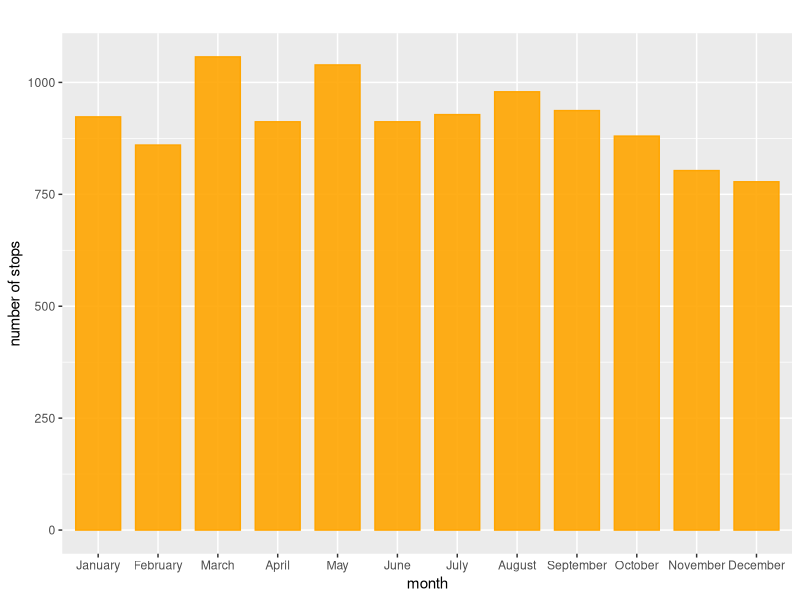
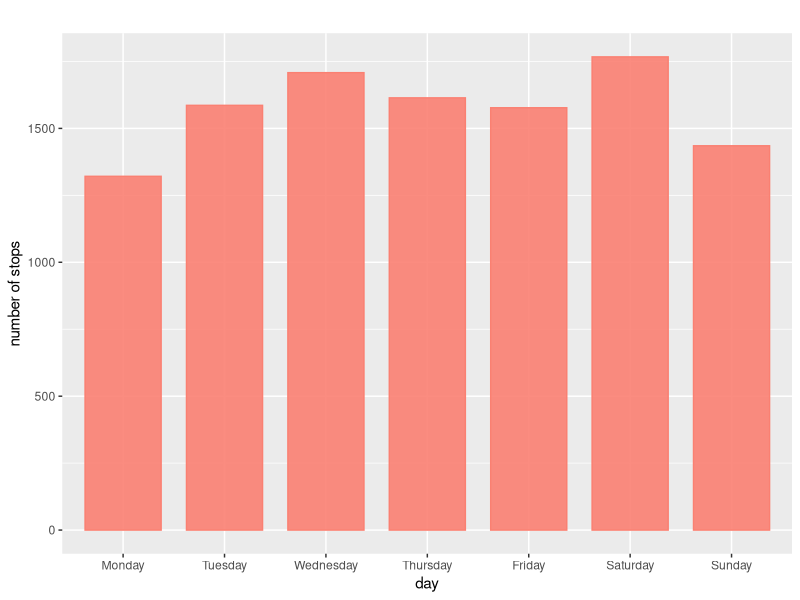
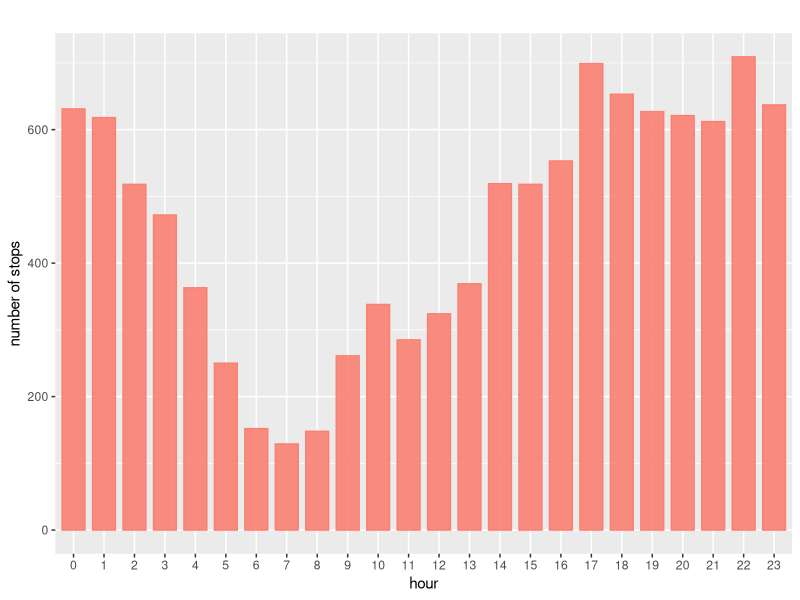
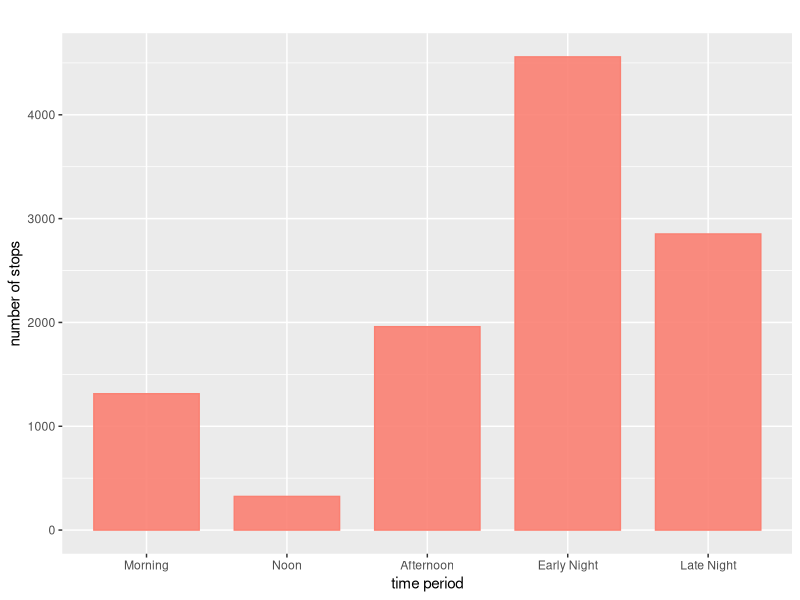
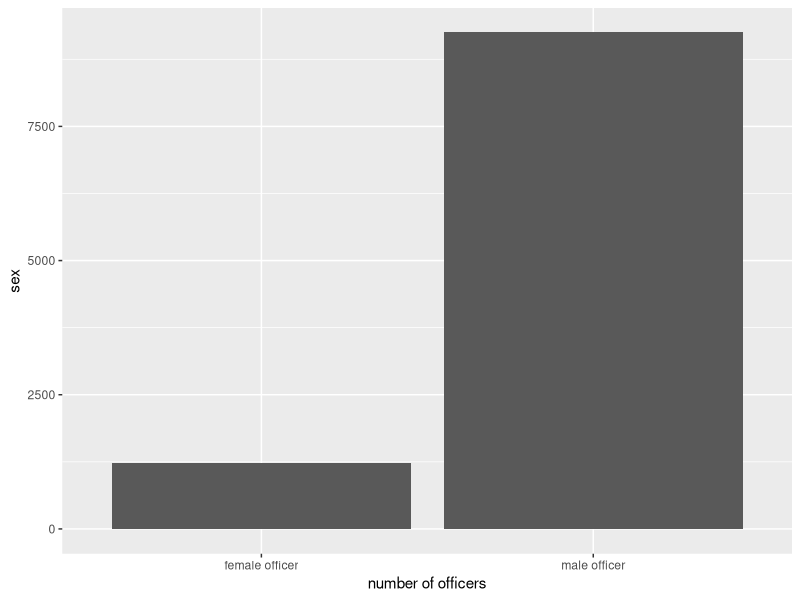
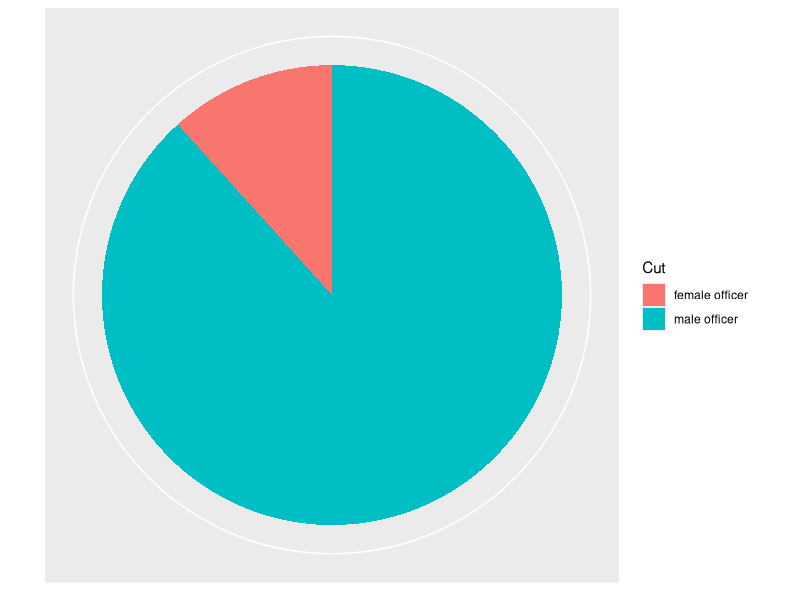
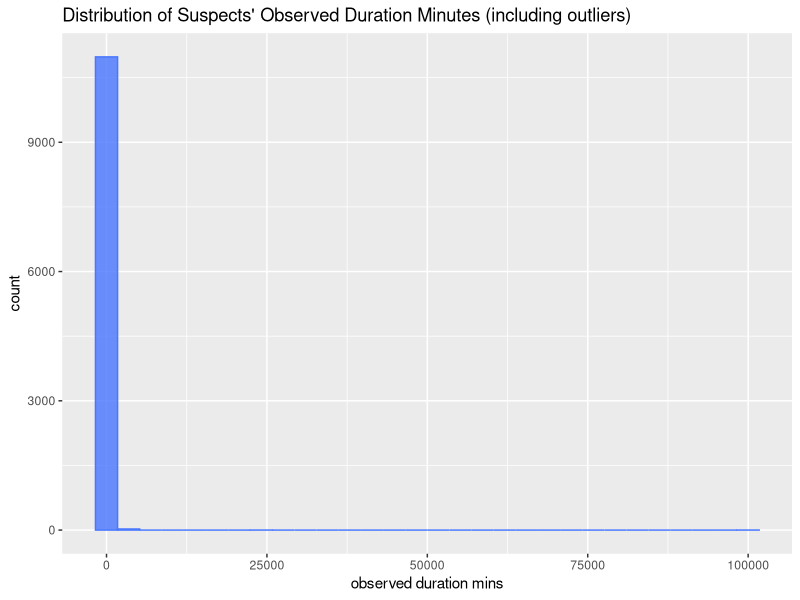
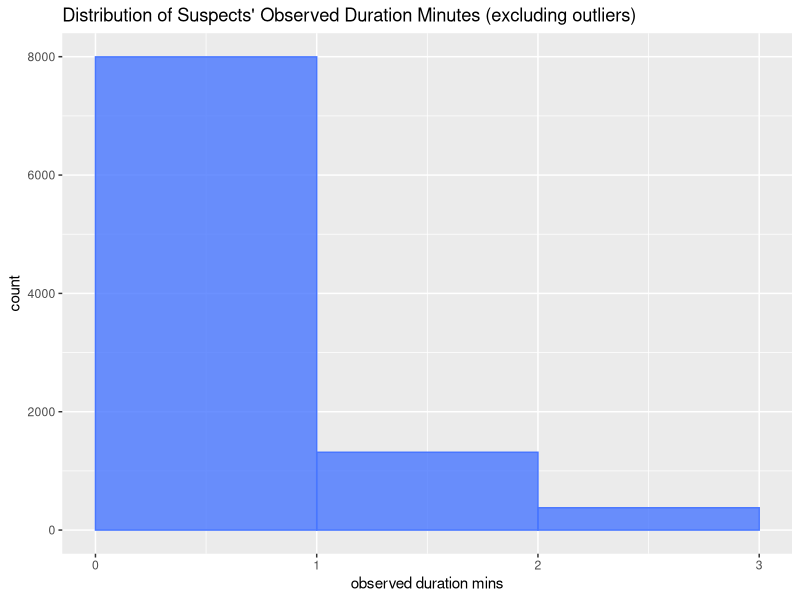

Reproduce these figures in R, in order.
## ---- chunk 1
# load the NYPD dataset and the packages that we will use
NYPD <- read.csv("Data/2018_sqf_database-abbr.csv")
install.packages("tidyverse")
install.packages("dplyr")
library(dplyr)
library(tidyverse)
library(ggplot2)
library(magrittr)
## ---- chunk 2
# The number of stops in each month in the year 2018

# rearrange the months in order, from January to December
reorder_month <- c("January","February","March","April","May","June","July","August","September","October","November","December")
NYPD$MONTH2 = factor(NYPD$MONTH2,levels=reorder_month)
ggplot(NYPD, aes(MONTH2)) + geom_bar(alpha=0.90, colour="orange", fill="orange",width=0.75) + labs(title="", y="number of stops", x="month")
## ---- chunk 3
# The number of stops on each day of the week

# rearrange the days in order, from Monday to Sunday
reorder_day <- c("Monday","Tuesday","Wednesday","Thursday","Friday","Saturday","Sunday")
NYPD$DAY2 = factor(NYPD$DAY2,levels=reorder_day)
ggplot(NYPD, aes(DAY2)) + geom_bar(alpha=0.90, colour="salmon", fill="salmon",width=0.75) + labs(title="", y="number of stops", x="day")
## ---- chunk 4
## Stop.Frisk.Time: the time when ppl are stopped

# Function: rounding(inputNum, totalNum)
rounding <- function(inputNum, totalNum) {
  if(is.na(inputNum)){return(FALSE)}else{
    m <- totalNum/2
    if(inputNum < m){
      # round down
      return(FALSE)
    }else{
      #round up
      return(TRUE)
    }
  }
}

hour<-NYPD$Stop.Frisk.Time
all_hour <- c()
for(i in 1:length(hour)){
  if(hour[i] == "#N/A" || is.na(hour[i]) || hour[i] == "" || hour[i] == FALSE){
    hour[i] <- "NA"
  }else{
    temp <- c(strsplit(hour[i], ":"))
    minBefore <- temp[[1]][[2]]
    hourBefore <- temp[[1]][[1]]
    if (rounding(strtoi(minBefore), 60)){
      hourAfter <- as.character(strtoi(hourBefore)+1)
      if (hourAfter == 24){
        hourAfter <- "0"
      }
    }else{
      hourAfter <- hourBefore
    }
    all_hour <- append(all_hour, hourAfter)
  }
  allH_df <- data.frame(all_hour)
}
reorder_hour <- c("0","1","2","3","4","5","6","7","8","9","10","11","12","13","14","15","16","17","18","19","20","21","22","23","NA")
allH_df$all_hour = factor(allH_df$all_hour,levels=reorder_hour)
ggplot(allH_df, aes(all_hour)) + geom_bar(alpha=0.90, colour="salmon", fill="salmon",width=0.75) + labs(title="", y="number of stops", x="hour")

# Morning: from sunrise to 11:59 AM. Sunrise typically occurs around 6 AM.
# Noon: at 12:00 PM.
# Afternoon: from 12:01 PM to around 5:00 PM.
# Evening: from 5:01 PM to 8 PM, or around sunset.
# Early Night: from sunset 11:59 PM
# Late Night: from 11:59 PM to sunrise around 5:59 AM.
all_period <- c()
for(i in 1:length(allH_df$all_hour)){
  if (allH_df$all_hour[i] == "6" || allH_df$all_hour[i] == "7" || allH_df$all_hour[i] == "8" || allH_df$all_hour[i] == "9" || allH_df$all_hour[i] == "10" || allH_df$all_hour[i] == "11"){
    all_period <- append(all_period, "Morning")
  }else if(allH_df$all_hour[i] == "12"){
    all_period <- append(all_period, "Noon")
  }else if(allH_df$all_hour[i] == "13" || allH_df$all_hour[i] == "14" || allH_df$all_hour[i] == "15" || allH_df$all_hour[i] == "16"){
    all_period <- append(all_period, "Afternoon")
  }else if(allH_df$all_hour[i] == "17" || allH_df$all_hour[i] == "18" || allH_df$all_hour[i] == "19" || allH_df$all_hour[i] == "20" || allH_df$all_hour[i] == "21" || allH_df$all_hour[i] == "22" || allH_df$all_hour[i] == "23"){
    all_period <- append(all_period, "Early Night")
  }else{
    all_period <- append(all_period, "Late Night")
  }
}
allP_df <- data.frame(all_period)
reorder_period <- c("Morning", "Noon", "Afternoon", "Early Night", "Late Night")
allP_df$all_period = factor(allP_df$all_period,levels=reorder_period)
ggplot(allP_df, aes(all_period)) + geom_bar(alpha=0.90, colour="salmon", fill="salmon",width=0.75) + labs(title="", y="number of stops", x="time period")
## ---- chunk 5
## Compare: the number of male police officers(POM) and the number of female police officers(POF)


# create POM and POF dataframes
df_male_officer <- NYPD %>% filter(ISSUING_OFFICER_RANK == "POM")
df_female_officer <- NYPD %>% filter(ISSUING_OFFICER_RANK == "POF")
head(df_male_officer)
head(df_female_officer)

# visualize the difference in numbers: frequency table, bar plot, pie chart
male_female_num <- tibble(
  type = c("male officer", "female officer"),
  freq = c(nrow(df_male_officer), nrow(df_female_officer))
)
knitr::kable(male_female_num)

p <- ggplot(data = male_female_num, mapping = aes(
  x = type, y = freq ))
p + geom_col() +
  labs(x = "number of officers", 
       y = "sex")

p2 <- ggplot(data = male_female_num, mapping = aes(
  x = 1, y = freq, fill = type ))
p2 + geom_col() +
  coord_polar(theta = "y") +
  scale_x_discrete(name = NULL, breaks = NULL) +
  scale_y_discrete(name = NULL, breaks = NULL) +
  labs(fill = "Cut")
## ---- chunk 6
# function: to calculate the bounds of a numeric vector, will be used in the following analysis

bound <- function(x){
  Q1 <- quantile(x, .25)
  Q3 <- quantile(x, .75)
  IQR <- Q3-Q1
  bound <- c(Q1-1.5*IQR, Q3+1.5*IQR)
  return(bound)
}

## ---- chunk 7
### Observed duration minutes.


## Overall analysis first
# Histogram --- all data(not excludes any values)
ggplot(NYPD,aes(OBSERVED_DURATION_MINUTES)) + geom_histogram(colour = "royalblue1", fill = "royalblue1",alpha=0.8) + labs(title="Distribution of Suspects' Observed Duration Minutes (including outliers)", y="count", x="observed duration mins")

# Histogram --- excludes theoretical outliers (use bound() function to calculate and exclude the theoretical outliers)
bound(NYPD$OBSERVED_DURATION_MINUTES)
ggplot(NYPD,aes(OBSERVED_DURATION_MINUTES)) + geom_histogram(breaks=seq(0,3.5,by=1), colour = "royalblue1", fill = "royalblue1",alpha=0.8) + labs(title="Distribution of Suspects' Observed Duration Minutes (excluding outliers)", y="count", x="observed duration mins")

# Histogram --- excludes large numbers (since the distribution of Odm is too right-skewed, which makes the upper bound (3.5) calculated by bound() pretty small; so we decide to set another upper bound (35) based on the distribution that we observe from the table to look at more complete data)
table(NYPD$OBSERVED_DURATION_MINUTES)
ggplot(NYPD,aes(OBSERVED_DURATION_MINUTES)) + geom_histogram(breaks=seq(0,35,by=1), colour = "royalblue1", fill = "royalblue1",alpha=0.8) + labs(title="Distribution of Suspects' Observed Duration Minutes (excluding large numbers)", y="count", x="observed duration mins")


# Observe time: male officers VS female officers(excludes large numbers)
df_pom_pof <- NYPD[NYPD$ISSUING_OFFICER_RANK == "POM" | NYPD$ISSUING_OFFICER_RANK == "POF",]
ggplot(df_pom_pof, aes(x = ISSUING_OFFICER_RANK, y = OBSERVED_DURATION_MINUTES)) + geom_boxplot() + coord_cartesian(ylim=c(0, 35))

# Observe time: male officers VS female officers (excludes theoretical outliers)
ggplot(df_pom_pof, aes(x = ISSUING_OFFICER_RANK, y = OBSERVED_DURATION_MINUTES)) + geom_boxplot() + coord_cartesian(ylim=c(0, 3.5))




### Stop duration minutes.


## Overall analysis first
# Histogram --- all data(not excludes any values)
ggplot(NYPD,aes(STOP_DURATION_MINUTES)) + geom_histogram(colour = "royalblue3", fill = "royalblue3",alpha=0.8) + labs(title="Distribution of Suspects' Stopped Duration Minutes (including outliers)", y="count", x="stop duration mins") 

# Histogram --- excludes theoretical outliers (use bound() function to calculate and exclude the theoretical outliers)
bound(NYPD$STOP_DURATION_MINUTES)
ggplot(NYPD,aes(STOP_DURATION_MINUTES)) + geom_histogram(breaks=seq(0,30,by=1), colour = "royalblue1", fill = "royalblue1",alpha=0.8) + labs(title="Distribution of Suspects' Stopped Duration Minutes (excluding outliers)", y="count", x="stop duration mins")

# Histogram --- excludes large numbers (since the distribution of Sdm is too right-skewed, which makes the upper bound (30) calculated by bound() small; so we decide to set another upper bound (50) based on the distribution that we observe from the table to look at more complete data)
table(NYPD$STOP_DURATION_MINUTES)
ggplot(NYPD,aes(STOP_DURATION_MINUTES)) + geom_histogram(breaks=seq(0,50,by=1), colour = "royalblue3", fill = "royalblue3",alpha=0.8) + labs(title="Distribution of Suspects' Stopped Duration Minutes (excluding large numbers)", y="count", x="stop duration mins") 



# Stop time: male officers VS female officers(excludes large numbers)
df_pom_pof <- NYPD[NYPD$ISSUING_OFFICER_RANK == "POM" | NYPD$ISSUING_OFFICER_RANK == "POF",]
ggplot(df_pom_pof, aes(x = ISSUING_OFFICER_RANK, y = STOP_DURATION_MINUTES)) + geom_boxplot() + coord_cartesian(ylim=c(0, 50))

# Observe time: male officers VS female officers (excludes theoretical outliers)
ggplot(df_pom_pof, aes(x = ISSUING_OFFICER_RANK, y = STOP_DURATION_MINUTES)) + geom_boxplot() + coord_cartesian(ylim=c(0, 30))




## Relation between Observed Duration Minutes and Stop Duration Minutes 

# all data(Not excludes any values)
ggplot(NYPD, aes(OBSERVED_DURATION_MINUTES, STOP_DURATION_MINUTES)) + geom_point() + labs(title="The Relation between Observed Time and Stop Time", subtitle="(with all data)", y="stop duration mins", x="observed duration mins")


# excludes large numbers
ggplot(NYPD, aes(OBSERVED_DURATION_MINUTES, STOP_DURATION_MINUTES)) + geom_point() + coord_cartesian(xlim=c(0, 35), ylim=c(0, 50)) + labs(title="The Relation between Observed Time and Stop Time", subtitle="(excluding large numbers)", y="stop duration mins", x="observed duration mins")


# excludes theoretical outliers
ggplot(NYPD, aes(OBSERVED_DURATION_MINUTES, STOP_DURATION_MINUTES)) + geom_point() + coord_cartesian(xlim=c(0, 3.5), ylim=c(0, 30)) + labs(title="The Relation between Observed Time and Stop Time", subtitle="(excluding outliers)", y="stop duration mins", x="observed duration mins")


## ---- chunk 8
### Suspected crime description.
unique(NYPD$SUSPECTED_CRIME_DESCRIPTION)

## since there are too many types of crimes, we divide them into 4 main categories:
# THEFT: "GRAND LARCENY AUTO", "BURGLARY", "CPSP(criminal possession of stolen property)", "GRAND LARCENY", "PETIT LARCENY", "ROBBERY", "THEFT OF SERVICES", "UNAUTHORIZED USE OF A VEHICLE";
# ATTACK AND DAMAGE: "AUTO STRIPPIG", "ASSAULT", "CRIMINAL TRESPASS", "FORCIBLE TOUCHING", "MENACING", "MURDER", "RECKLESS ENDANGERMENT", "PROSTITUTION", "RAPE";
# POSSESSION, SALE OF PROHIBITED ITMES: "CPW(criminal possession of a weapon)", "CRIMINAL POSSESSION OF CONTROLLED SUBSTANCE", "CRIMINAL POSSESSION OF FORGED INSTRUMENT", "CRIMINAL POSSESSION OF MARIHUANA", "CRIMINAL SALE OF CONTROLLED SUBSTANCE", "CRIMINAL SALE OF MARIHUANA";
# Others: "CRIMINAL MISCHIEF", "MAKING GRAFFITI", "TERRORISM", "OTHER";

NYPD$CRIME_CATEGORIZATION <- vector(mode='character', length(NYPD$SUSPECTED_CRIME_DESCRIPTION))
for(i in seq_along(NYPD$SUSPECTED_CRIME_DESCRIPTION)){
  if(NYPD$SUSPECTED_CRIME_DESCRIPTION[i] == "GRAND LARCENY AUTO" | NYPD$SUSPECTED_CRIME_DESCRIPTION[i] == "BURGLARY" | NYPD$SUSPECTED_CRIME_DESCRIPTION[i] == "CPSP" | NYPD$SUSPECTED_CRIME_DESCRIPTION[i] == "GRAND LARCENY" | NYPD$SUSPECTED_CRIME_DESCRIPTION[i] == "PETIT LARCENY" | NYPD$SUSPECTED_CRIME_DESCRIPTION[i] == "ROBBERY" | NYPD$SUSPECTED_CRIME_DESCRIPTION[i] == "THEFT OF SERVICES" | NYPD$SUSPECTED_CRIME_DESCRIPTION[i] == "UNAUTHORIZED USE OF A VEHICLE" ){
    NYPD$CRIME_CATEGORIZATION[i] <- "Theft"
    }else if (NYPD$SUSPECTED_CRIME_DESCRIPTION[i] == "AUTO STRIPPIG" | NYPD$SUSPECTED_CRIME_DESCRIPTION[i] == "ASSAULT" | NYPD$SUSPECTED_CRIME_DESCRIPTION[i] == "CRIMINAL TRESPASS" | NYPD$SUSPECTED_CRIME_DESCRIPTION[i] == "FORCIBLE TOUCHING" | NYPD$SUSPECTED_CRIME_DESCRIPTION[i] == "MENACING" | NYPD$SUSPECTED_CRIME_DESCRIPTION[i] == "MURDER" | NYPD$SUSPECTED_CRIME_DESCRIPTION[i] == "RECKLESS ENDANGERMENT" | NYPD$SUSPECTED_CRIME_DESCRIPTION[i] == "PROSTITUTION" | NYPD$SUSPECTED_CRIME_DESCRIPTION[i] == "RAPE" ) {
      NYPD$CRIME_CATEGORIZATION[i] <- "Attack and Damage"
    }else if (NYPD$SUSPECTED_CRIME_DESCRIPTION[i] == "CPW" | NYPD$SUSPECTED_CRIME_DESCRIPTION[i] == "CRIMINAL POSSESSION OF CONTROLLED SUBSTANCE" | NYPD$SUSPECTED_CRIME_DESCRIPTION[i] == "CRIMINAL POSSESSION OF FORGED INSTRUMENT" | NYPD$SUSPECTED_CRIME_DESCRIPTION[i] == "CRIMINAL POSSESSION OF MARIHUANA" | NYPD$SUSPECTED_CRIME_DESCRIPTION[i] == "CRIMINAL SALE OF CONTROLLED SUBSTANCE" | NYPD$SUSPECTED_CRIME_DESCRIPTION[i] == "CRIMINAL SALE OF MARIHUANA"){
        NYPD$CRIME_CATEGORIZATION[i] <- "Possession,Sale of Prohibited Items"
      }
        
        else{
        NYPD$CRIME_CATEGORIZATION[i] <- "Others"
      }
  
}

ggplot(NYPD, aes(CRIME_CATEGORIZATION)) + geom_bar(alpha=0.90, colour="red4", fill="red4",width=0.5) + labs(title= "Different Types of Crimes Suspected", y="count", x="types of crimes suspected")


## And then we make 4 separate bar plots -- 1 for each category, showing the distribution of the different crime descriptions inside each category


# Theft:
df_theft <- NYPD[NYPD$CRIME_CATEGORIZATION == "Theft",]
sum_theft <- NYPD %>% filter(CRIME_CATEGORIZATION == "Theft") %>% nrow()
print(paste("sum of theft: ",sum_theft))

ggplot(df_theft, aes(SUSPECTED_CRIME_DESCRIPTION)) + geom_bar(alpha=0.90, colour="red4", fill="red4",width=0.5) + labs(title= "Theft Suspected", y="count", x="types of theft suspected") + theme(axis.text.x=element_text(size=4.1))


# Attack and Damage:
df_att_dam <- NYPD[NYPD$CRIME_CATEGORIZATION == "Attack and Damage",]
sum_att_dam <- NYPD %>% filter(CRIME_CATEGORIZATION == "Attack and Damage") %>% nrow()
print(paste("sum of attack and damage: ",sum_att_dam))

ggplot(df_att_dam, aes(SUSPECTED_CRIME_DESCRIPTION)) + geom_bar(alpha=0.90, colour="red4", fill="red4",width=0.5) + labs(title= "Attack and Damage Suspected", y="count", x="types of attack and damage suspected") + theme(axis.text.x=element_text(size=4.5))


# Possession, Sale of Prohibited Items:
df_proh_items <- NYPD[NYPD$CRIME_CATEGORIZATION == "Possession,Sale of Prohibited Items",]
sum_prob_items <- NYPD %>% filter(CRIME_CATEGORIZATION == "Possession,Sale of Prohibited Items") %>% nrow()
print(paste("sum of possession,sale of prohibited items: ",sum_prob_items))

ggplot(df_proh_items, aes(SUSPECTED_CRIME_DESCRIPTION)) + geom_bar(alpha=0.90, colour="red4", fill="red4",width=0.5) + labs(title= "Possession,Sale of Prohibited Items Suspected", y="count", x="types of possesion,sale of prohibited items suspected") + theme(axis.text.x=element_text(size=3))


# Others:
df_others <- NYPD[NYPD$CRIME_CATEGORIZATION == "Others",]
sum_others <- NYPD %>% filter(CRIME_CATEGORIZATION == "Others") %>% nrow()
print(paste("sum of other crimes: ",sum_others))

ggplot(df_others, aes(SUSPECTED_CRIME_DESCRIPTION)) + geom_bar(alpha=0.90, colour="red4", fill="red4",width=0.5) + labs(title= "Other Crimes Suspected", y="count", x="types of crimes")
## ---- chunk 9
## Frisk Flag and Search Flag.
## "Search is more intensive than frisk. Frisk is to pat down the suspects to see whether they have weapons, while search is to probe for more evidence, other than weapons."


# Overall probabilities of frisked and searched
probability_frisk <- NYPD %>% select(FRISKED_FLAG) %>% unlist() %>% mean()
print(probability_frisk)
probability_search <- NYPD %>% select(SEARCHED_FLAG) %>% unlist() %>% mean()
print(probability_search)



# We divide it into 4 categories: both frisked and searched, only frisked, only searched, neither frisked nor searched
# Each suspect can be both frisked and searched

NYPD$FRISK_AND_SEARCH <- vector(mode='character', length(NYPD$FRISKED_FLAG))
for(i in seq_along(NYPD$FRISK_AND_SEARCH)){
  if(NYPD$FRISKED_FLAG[i] == "1" & NYPD$SEARCHED_FLAG[i] == "1"){
    NYPD$FRISK_AND_SEARCH[i] <- "Frisked and Searched"
    }else if (NYPD$FRISKED_FLAG[i] == "1" & NYPD$SEARCHED_FLAG[i] == "0") {
      NYPD$FRISK_AND_SEARCH[i] <- "Only Frisked"
      }else if (NYPD$FRISKED_FLAG[i] == "0" & NYPD$SEARCHED_FLAG[i] == "1") {
        NYPD$FRISK_AND_SEARCH[i] <- "Only Searched"
      }else{
        NYPD$FRISK_AND_SEARCH[i] <- "Neither Frisked Nor Searched"
      }
  
}

table(NYPD$FRISK_AND_SEARCH)
ggplot(NYPD, aes(FRISK_AND_SEARCH)) + geom_bar(alpha=0.90, colour="mediumpurple3", fill="mediumpurple3",width=0.5) + labs(title= "The Number of Suspects Frisked or Searched", y="count", x="Frisked and Searched")



# Observed time: only frisked VS only searched VS both VS none(excludes large numbers)
ggplot(NYPD, aes(x = FRISK_AND_SEARCH, y = OBSERVED_DURATION_MINUTES)) + geom_boxplot() + coord_cartesian(ylim=c(0, 35))

# Observed time: only frisked VS only searched VS both VS none (excludes theoretical outliers)
bound(NYPD$OBSERVED_DURATION_MINUTES)
ggplot(NYPD, aes(x = FRISK_AND_SEARCH, y = OBSERVED_DURATION_MINUTES)) + geom_boxplot() + coord_cartesian(ylim=c(0, 3.5))


# Stop time: only frisked VS only searched VS both VS none (excludes large numbers)
ggplot(NYPD, aes(x = FRISK_AND_SEARCH, y = STOP_DURATION_MINUTES)) + geom_boxplot() + coord_cartesian(ylim=c(0, 50))

# Stop time: only frisked VS only searched VS both VS none (excludes theoretical outliers)
bound(NYPD$STOP_DURATION_MINUTES)
ggplot(NYPD, aes(x = FRISK_AND_SEARCH, y = STOP_DURATION_MINUTES)) + geom_boxplot() + coord_cartesian(ylim=c(0, 30))


## ---- chunk 10
# Whether police officers are in uniform when stopping suspects.
NYPD[NYPD$OFFICER_IN_UNIFORM_FLAG==0,"OFFICER_IN_UNIFORM_FLAG"] <- "not wearing uniform"
NYPD[NYPD$OFFICER_IN_UNIFORM_FLAG==1,"OFFICER_IN_UNIFORM_FLAG"] <- "wearing uniform"
table(NYPD$OFFICER_IN_UNIFORM_FLAG)
ggplot(NYPD, aes(OFFICER_IN_UNIFORM_FLAG)) + geom_bar(alpha=0.90, colour="royalblue1", fill="royalblue1",width=0.75) + labs(title="", y="number of officers", x="officer in uniform")

## ---- chunk 11
## Suspects Arrested (implies accuracy of stops) $ Accuracy in relation to different factors(sex, race,etc.)

# the number of suspects finally arrested and not arrested
NYPD[NYPD$SUSPECT_ARRESTED_FLAG==0,"SUSPECT_ARRESTED_FLAG"] <- "suspect not arrested"
NYPD[NYPD$SUSPECT_ARRESTED_FLAG==1,"SUSPECT_ARRESTED_FLAG"] <- "suspect arrested"
table(NYPD$SUSPECT_ARRESTED_FLAG)
ggplot(NYPD, aes(SUSPECT_ARRESTED_FLAG)) + geom_bar(alpha=0.90, colour="royalblue1", fill="royalblue1",width=0.75) + labs(title="", y="number of stops", x="number os arrests")

# accuracy of overall stops
overall_a_acc <- 3115/11018
print(overall_a_acc)


## male officers' accuracy vs female officers' accuracy
df_male_officer[df_male_officer$SUSPECT_ARRESTED_FLAG==0,"SUSPECT_ARRESTED_FLAG"] <- "male_suspect not arrested"
df_male_officer[df_male_officer$SUSPECT_ARRESTED_FLAG==1,"SUSPECT_ARRESTED_FLAG"] <- "male_suspect arrested"
table(df_male_officer$SUSPECT_ARRESTED_FLAG)
df_female_officer[df_female_officer$SUSPECT_ARRESTED_FLAG==0,"SUSPECT_ARRESTED_FLAG"] <- "female_suspect not arrested"
df_female_officer[df_female_officer$SUSPECT_ARRESTED_FLAG==1,"SUSPECT_ARRESTED_FLAG"] <- "female_suspect arrested"
table(df_female_officer$SUSPECT_ARRESTED_FLAG)
male_a_acc <- 2639/(2639+6612)
print(male_a_acc)
female_a_acc <- 321/(321+904)
print(female_a_acc)


## Observed time in relation to Accuracy
# scatter plot: observed time VS accuracy
ggplot(data=NYPD) + geom_point(mapping = aes(x = OBSERVED_DURATION_MINUTES, y = SUSPECT_ARRESTED_FLAG))
# excludes large numbers
ggplot(data=NYPD) + geom_point(mapping = aes(x = OBSERVED_DURATION_MINUTES, y = SUSPECT_ARRESTED_FLAG)) + coord_cartesian(xlim=c(0, 35))
# excludes theoretical outliers
bound(NYPD$OBSERVED_DURATION_MINUTES)
ggplot(data=NYPD) + geom_point(mapping = aes(x = OBSERVED_DURATION_MINUTES, y = SUSPECT_ARRESTED_FLAG)) + coord_cartesian(xlim=c(0, 3.5))


## Stop time in relation to Accuracy
# scatter plot: stop time VS accuracy
ggplot(data=NYPD) + geom_point(mapping = aes(x = STOP_DURATION_MINUTES, y = SUSPECT_ARRESTED_FLAG))
# excludes large numbers
ggplot(data=NYPD) + geom_point(mapping = aes(x = STOP_DURATION_MINUTES, y = SUSPECT_ARRESTED_FLAG)) + coord_cartesian(xlim=c(0, 50))
# excludes theoretical outliers
bound(NYPD$STOP_DURATION_MINUTES)
ggplot(data=NYPD) + geom_point(mapping = aes(x = OBSERVED_DURATION_MINUTES, y = SUSPECT_ARRESTED_FLAG)) + coord_cartesian(xlim=c(0, 30))


## Suspects' Ages in relation to Accuracy
# scatter plot: age VS accuracy
# excludes 0s
ggplot(data=NYPD) + geom_point(mapping = aes(x = SUSPECT_REPORTED_AGE, y = SUSPECT_ARRESTED_FLAG)) + coord_cartesian(xlim=c(1, 90))
# excludes theoretical outliers
bound(NYPD$SUSPECT_REPORTED_AGE)
ggplot(data=NYPD) + geom_point(mapping = aes(x = SUSPECT_REPORTED_AGE, y = SUSPECT_ARRESTED_FLAG)) + coord_cartesian(xlim=c(1, 61))


## Suspects' Sex in relation to Accuracy
# create dataframes on SUSPECT_SEX
df_male_suspect <- NYPD[NYPD$SUSPECT_SEX == "MALE",]
df_female_suspect <- NYPD[NYPD$SUSPECT_SEX == "FEMALE",]
head(df_male_suspect)
head(df_female_suspect)

# accuracy on SUSPECT_SEX
df_male_suspect[df_male_suspect$SUSPECT_ARRESTED_FLAG==0,"SUSPECT_ARRESTED_FLAG"] <- "male_suspect not arrested"
df_male_suspect[df_male_suspect$SUSPECT_ARRESTED_FLAG==1,"SUSPECT_ARRESTED_FLAG"] <- "male_suspect arrested"
table(df_male_suspect$SUSPECT_ARRESTED_FLAG)
df_female_suspect[df_female_suspect$SUSPECT_ARRESTED_FLAG==0,"SUSPECT_ARRESTED_FLAG"] <- "female_suspect not arrested"
df_female_suspect[df_female_suspect$SUSPECT_ARRESTED_FLAG==1,"SUSPECT_ARRESTED_FLAG"] <- "female_suspect arrested"
table(df_female_suspect$SUSPECT_ARRESTED_FLAG)
male_a_s_acc <- 2786/(2786+7139)
print(male_a_s_acc)
female_a_s_acc <- 311/(311+703)
print(female_a_s_acc)


## Suspects' Race in relation to Accuracy
# create dataframes on SUSPECT_RACE_DESCRIPTION
df_AIAN_suspect <- NYPD[NYPD$SUSPECT_RACE_DESCRIPTION == "AMERICAN INDIAN/ALASKAN NATIVE",]
df_WH_suspect <- NYPD[NYPD$SUSPECT_RACE_DESCRIPTION == "WHITE HISPANIC",]
df_BH_suspect <- NYPD[NYPD$SUSPECT_RACE_DESCRIPTION == "BLACK HISPANIC",]
df_API_suspect <- NYPD[NYPD$SUSPECT_RACE_DESCRIPTION == "ASIAN / PACIFIC ISLANDER",]
df_W_suspect <- NYPD[NYPD$SUSPECT_RACE_DESCRIPTION == "WHITE",]
df_B_suspect <- NYPD[NYPD$SUSPECT_RACE_DESCRIPTION == "BLACK",]
df_0_suspect <- NYPD[NYPD$SUSPECT_RACE_DESCRIPTION == "0",]
head(df_AIAN_suspect)
head(df_WH_suspect)
head(df_BH_suspect)
head(df_API_suspect)
head(df_W_suspect)
head(df_B_suspect)
head(df_0_suspect)

# accuracy on SUSPECT_RACE_DESCRIPTION
df_AIAN_suspect[df_AIAN_suspect$SUSPECT_ARRESTED_FLAG==0,"SUSPECT_ARRESTED_FLAG"] <- "aian_suspect not arrested"
df_AIAN_suspect[df_AIAN_suspect$SUSPECT_ARRESTED_FLAG==1,"SUSPECT_ARRESTED_FLAG"] <- "aian_suspect arrested"
table(df_AIAN_suspect$SUSPECT_ARRESTED_FLAG)
df_WH_suspect[df_WH_suspect$SUSPECT_ARRESTED_FLAG==0,"SUSPECT_ARRESTED_FLAG"] <- "wh_suspect not arrested"
df_WH_suspect[df_WH_suspect$SUSPECT_ARRESTED_FLAG==1,"SUSPECT_ARRESTED_FLAG"] <- "wh_suspect arrested"
table(df_WH_suspect$SUSPECT_ARRESTED_FLAG)
df_BH_suspect[df_BH_suspect$SUSPECT_ARRESTED_FLAG==0,"SUSPECT_ARRESTED_FLAG"] <- "bh_suspect not arrested"
df_BH_suspect[df_BH_suspect$SUSPECT_ARRESTED_FLAG==1,"SUSPECT_ARRESTED_FLAG"] <- "bh_suspect arrested"
table(df_BH_suspect$SUSPECT_ARRESTED_FLAG)
df_API_suspect[df_API_suspect$SUSPECT_ARRESTED_FLAG==0,"SUSPECT_ARRESTED_FLAG"] <- "api_suspect not arrested"
df_API_suspect[df_API_suspect$SUSPECT_ARRESTED_FLAG==1,"SUSPECT_ARRESTED_FLAG"] <- "api_suspect arrested"
table(df_API_suspect$SUSPECT_ARRESTED_FLAG)
df_W_suspect[df_W_suspect$SUSPECT_ARRESTED_FLAG==0,"SUSPECT_ARRESTED_FLAG"] <- "w_suspect not arrested"
df_W_suspect[df_W_suspect$SUSPECT_ARRESTED_FLAG==1,"SUSPECT_ARRESTED_FLAG"] <- "w_suspect arrested"
table(df_W_suspect$SUSPECT_ARRESTED_FLAG)
df_B_suspect[df_B_suspect$SUSPECT_ARRESTED_FLAG==0,"SUSPECT_ARRESTED_FLAG"] <- "b_suspect not arrested"
df_B_suspect[df_B_suspect$SUSPECT_ARRESTED_FLAG==1,"SUSPECT_ARRESTED_FLAG"] <- "b_suspect arrested"
table(df_B_suspect$SUSPECT_ARRESTED_FLAG)
df_0_suspect[df_0_suspect$SUSPECT_ARRESTED_FLAG==0,"SUSPECT_ARRESTED_FLAG"] <- "0_suspect not arrested"
df_0_suspect[df_0_suspect$SUSPECT_ARRESTED_FLAG==1,"SUSPECT_ARRESTED_FLAG"] <- "0_suspect arrested"
table(df_0_suspect$SUSPECT_ARRESTED_FLAG)

aian_a_s_acc <- 4/(4+12)
print(aian_a_s_acc)
wh_a_s_acc <- 783/(783+1628)
print(wh_a_s_acc)
bh_a_s_acc <- 252/(252+726)
print(bh_a_s_acc)
api_a_s_acc <- 51/(51+170)
print(api_a_s_acc)
w_a_s_acc <- 303/(303+771)
print(w_a_s_acc)
b_a_s_acc <- 1709/(1709+4532)
print(b_a_s_acc)
zero_a_s_acc <- 13/(13+54)
print(zero_a_s_acc)


## Suspects' Heights in relation to Accuracy
# scatter plot: suspect height VS accuracy
ggplot(data=NYPD) + geom_point(mapping = aes(x = SUSPECT_HEIGHT, y = SUSPECT_ARRESTED_FLAG))


## Suspects' Weights in relation to Accuracy
# scatter plot: suspect weight VS accuracy
ggplot(data=NYPD) + geom_point(mapping = aes(x = SUSPECT_WEIGHT, y = SUSPECT_ARRESTED_FLAG))



## Suspects' Body Build Types in relation to Accuracy
# create dataframes on SUSPECT_BODY_BUILD_TYPE
df_01_suspect <- NYPD[NYPD$SUSPECT_BODY_BUILD_TYPE == "0",]
df_HEA_suspect <- NYPD[NYPD$SUSPECT_BODY_BUILD_TYPE == "HEA",]
df_MED_suspect <- NYPD[NYPD$SUSPECT_BODY_BUILD_TYPE == "MED",]
df_THN_suspect <- NYPD[NYPD$SUSPECT_BODY_BUILD_TYPE == "THN",]
df_U_suspect <- NYPD[NYPD$SUSPECT_BODY_BUILD_TYPE == "U",]
df_XXX_suspect <- NYPD[NYPD$SUSPECT_BODY_BUILD_TYPE == "XXX",]
head(df_01_suspect)
head(df_HEA_suspect)
head(df_MED_suspect)
head(df_THN_suspect)
head(df_U_suspect)
head(df_XXX_suspect)

# accuracy on SUSPECT_BODY_BUILD_TYPE
df_01_suspect[df_01_suspect$SUSPECT_ARRESTED_FLAG==0,"SUSPECT_ARRESTED_FLAG"] <- "01_suspect not arrested"
df_01_suspect[df_01_suspect$SUSPECT_ARRESTED_FLAG==1,"SUSPECT_ARRESTED_FLAG"] <- "01_suspect arrested"
table(df_01_suspect$SUSPECT_ARRESTED_FLAG)
df_HEA_suspect[df_HEA_suspect$SUSPECT_ARRESTED_FLAG==0,"SUSPECT_ARRESTED_FLAG"] <- "hea_suspect not arrested"
df_HEA_suspect[df_HEA_suspect$SUSPECT_ARRESTED_FLAG==1,"SUSPECT_ARRESTED_FLAG"] <- "hea_suspect arrested"
table(df_HEA_suspect$SUSPECT_ARRESTED_FLAG)
df_MED_suspect[df_MED_suspect$SUSPECT_ARRESTED_FLAG==0,"SUSPECT_ARRESTED_FLAG"] <- "med_suspect not arrested"
df_MED_suspect[df_MED_suspect$SUSPECT_ARRESTED_FLAG==1,"SUSPECT_ARRESTED_FLAG"] <- "med_suspect arrested"
table(df_MED_suspect$SUSPECT_ARRESTED_FLAG)
df_THN_suspect[df_THN_suspect$SUSPECT_ARRESTED_FLAG==0,"SUSPECT_ARRESTED_FLAG"] <- "thn_suspect not arrested"
df_THN_suspect[df_THN_suspect$SUSPECT_ARRESTED_FLAG==1,"SUSPECT_ARRESTED_FLAG"] <- "thn_suspect arrested"
table(df_THN_suspect$SUSPECT_ARRESTED_FLAG)
df_U_suspect[df_U_suspect$SUSPECT_ARRESTED_FLAG==0,"SUSPECT_ARRESTED_FLAG"] <- "u_suspect not arrested"
df_U_suspect[df_U_suspect$SUSPECT_ARRESTED_FLAG==1,"SUSPECT_ARRESTED_FLAG"] <- "u_suspect arrested"
table(df_U_suspect$SUSPECT_ARRESTED_FLAG)
df_XXX_suspect[df_XXX_suspect$SUSPECT_ARRESTED_FLAG==0,"SUSPECT_ARRESTED_FLAG"] <- "xxx_suspect not arrested"
df_XXX_suspect[df_XXX_suspect$SUSPECT_ARRESTED_FLAG==1,"SUSPECT_ARRESTED_FLAG"] <- "xxx_suspect arrested"
table(df_XXX_suspect$SUSPECT_ARRESTED_FLAG)

zero1_a_s_acc <- 22/(22+126)
print(zero1_a_s_acc)
hea_a_s_acc <- 299/(299+757)
print(hea_a_s_acc)
med_a_s_acc <- 1098/(1098+3009)
print(med_a_s_acc)
thn_a_s_acc <- 1580/(1580+3738)
print(thn_a_s_acc)
u_a_s_acc <- 105/(105+226)
print(u_a_s_acc)
xxx_a_s_acc <- 11/(11+37)
print(xxx_a_s_acc)


## Suspects' Stopped Borough in relation to Accuracy
# create dataframe on STOP_LOCATION_BORO_NAME
df_BRONX_suspect <- NYPD[NYPD$STOP_LOCATION_BORO_NAME == "BRONX",]
df_BROOKLYN_suspect <- NYPD[NYPD$STOP_LOCATION_BORO_NAME == "BROOKLYN",]
df_MANHATTAN_suspect <- NYPD[NYPD$STOP_LOCATION_BORO_NAME == "MANHATTAN",]
df_QUEENS_suspect <- NYPD[NYPD$STOP_LOCATION_BORO_NAME == "QUEENS",]
df_SI_suspect <- NYPD[NYPD$STOP_LOCATION_BORO_NAME == "STATEN ISLAND",]
head(df_BRONX_suspect)
head(df_BROOKLYN_suspect)
head(df_MANHATTAN_suspect)
head(df_QUEENS_suspect)
head(df_SI_suspect)

# accuracy on STOP_LOCATION_BORO_NAME
df_BRONX_suspect[df_BRONX_suspect$SUSPECT_ARRESTED_FLAG==0,"SUSPECT_ARRESTED_FLAG"] <- "BRONX_suspect not arrested"
df_BRONX_suspect[df_BRONX_suspect$SUSPECT_ARRESTED_FLAG==1,"SUSPECT_ARRESTED_FLAG"] <- "BRONX_suspect arrested"
table(df_BRONX_suspect$SUSPECT_ARRESTED_FLAG)
df_BROOKLYN_suspect[df_BROOKLYN_suspect$SUSPECT_ARRESTED_FLAG==0,"SUSPECT_ARRESTED_FLAG"] <- "BROOKLYN_suspect not arrested"
df_BROOKLYN_suspect[df_BROOKLYN_suspect$SUSPECT_ARRESTED_FLAG==1,"SUSPECT_ARRESTED_FLAG"] <- "BROOKLYN_suspect arrested"
table(df_BROOKLYN_suspect$SUSPECT_ARRESTED_FLAG)
df_MANHATTAN_suspect[df_MANHATTAN_suspect$SUSPECT_ARRESTED_FLAG==0,"SUSPECT_ARRESTED_FLAG"] <- "MANHATTAN_suspect not arrested"
df_MANHATTAN_suspect[df_MANHATTAN_suspect$SUSPECT_ARRESTED_FLAG==1,"SUSPECT_ARRESTED_FLAG"] <- "MANHATTAN_suspect arrested"
table(df_MANHATTAN_suspect$SUSPECT_ARRESTED_FLAG)
df_QUEENS_suspect[df_QUEENS_suspect$SUSPECT_ARRESTED_FLAG==0,"SUSPECT_ARRESTED_FLAG"] <- "QUEENS_suspect not arrested"
df_QUEENS_suspect[df_QUEENS_suspect$SUSPECT_ARRESTED_FLAG==1,"SUSPECT_ARRESTED_FLAG"] <- "QUEENS_suspect arrested"
table(df_QUEENS_suspect$SUSPECT_ARRESTED_FLAG)
df_SI_suspect[df_SI_suspect$SUSPECT_ARRESTED_FLAG==0,"SUSPECT_ARRESTED_FLAG"] <- "SI_suspect not arrested"
df_SI_suspect[df_SI_suspect$SUSPECT_ARRESTED_FLAG==1,"SUSPECT_ARRESTED_FLAG"] <- "SI_suspect arrested"
table(df_SI_suspect$SUSPECT_ARRESTED_FLAG)

BRONX_a_s_acc <- 626/(626+1705)
print(BRONX_a_s_acc)
BROOKLYN_a_s_acc <- 912/(912+2720)
print(BROOKLYN_a_s_acc)
MANHATTAN_a_s_acc <- 901/(901+1956)
print(MANHATTAN_a_s_acc)
QUEENS_a_s_acc <- 554/(554+1294)
print(QUEENS_a_s_acc)
SI_a_s_acc <- 122/(122+218)
print(SI_a_s_acc)
## ---- chunk 12
# function1: variable X VS observe duration minutes (box plots && scatterpLots)
observe_time_relation <- function(m){
  if(class(m) == "character"){
    ggplot(NYPD, aes(x = m, y = OBSERVED_DURATION_MINUTES)) + geom_boxplot() + coord_cartesian(ylim=c(0, 35)) + labs( y="count", x=names(m))
  }else{
    ggplot(NYPD, aes(m, OBSERVED_DURATION_MINUTES)) + geom_point() + coord_cartesian(ylim=c(0, 35)) + labs( y="observed duration mins", x=names(m))
  }
}
names(NYPD$SUSPECT_BODY_BUILD_TYPE)


# function2: variable X VS stop duration minutes (box plots && scatterpLots)
stop_time_relation <- function(n){
  if(class(n) == "character"){
    ggplot(NYPD, aes(x = n, y = STOP_DURATION_MINUTES)) + geom_boxplot() + coord_cartesian(ylim=c(0, 50)) + labs( y="count", x=n)
  }else{
    ggplot(NYPD, aes(n, STOP_DURATION_MINUTES)) + geom_point() + coord_cartesian(ylim=c(0, 50)) + labs( y="observed duration mins", x=n)
  }
}

observe_time_relation(NYPD$SUSPECT_SEX)


## ---- chunk 13
## Suspect Reported Ages

# overall visualization
class(NYPD$SUSPECT_REPORTED_AGE)
ggplot(NYPD,aes(SUSPECT_REPORTED_AGE)) + geom_histogram(colour = "orange3", fill = "orange3",alpha=0.8) + labs(title="", y="count", x="suspect reported age")

# VS observed time
observe_time_relation(NYPD$SUSPECT_REPORTED_AGE)

## ---- chunk 14
# SUSPECT_SEX
class(NYPD$SUSPECT_SEX)
ggplot(NYPD, aes(SUSPECT_SEX)) + geom_bar(alpha=0.90, colour="salmon", fill="salmon",width=0.75) + labs(title="", y="count", x="suspect sex")
## ---- chunk 15
# SUSPECT_RACE_DESCRIPTION
class(NYPD$SUSPECT_RACE_DESCRIPTION)
ggplot(NYPD, aes(SUSPECT_RACE_DESCRIPTION)) + geom_bar(alpha=0.90, colour="salmon", fill="salmon",width=0.5) + labs(title="", y="count", x="suspect race description") + theme(axis.text.x=element_text(size=4.3))
## ---- chunk 16
# SUSPECT_HEIGHT 
# we remove NAs here
class(NYPD$SUSPECT_HEIGHT)
max(NYPD$SUSPECT_HEIGHT,na.rm=TRUE)
NYPD$SUSPECT_HEIGHT <- as.numeric(NYPD$SUSPECT_HEIGHT)
ggplot(NYPD,aes(SUSPECT_HEIGHT),na.rm=TRUE) + geom_histogram(colour = "orange3", fill = "orange3",alpha=0.8) + labs(title="", y="count", x="suspect height")


ggplot(NYPD, aes(SUSPECT_HEIGHT, OBSERVED_DURATION_MINUTES)) + geom_point(outlier.shape = NA) + coord_cartesian(ylim=c(0, 500))
## ---- chunk 17
# SUSPECT_WEIGHT
# we remove NAs here
class(NYPD$SUSPECT_WEIGHT)
max(NYPD$SUSPECT_WEIGHT,na.rm=TRUE)
NYPD$SUSPECT_WEIGHT <- as.numeric(NYPD$SUSPECT_WEIGHT)
ggplot(NYPD,aes(SUSPECT_WEIGHT),na.rm=TRUE) + geom_histogram(colour = "orange3", fill = "orange3",alpha=0.8) + labs(title="", y="count", x="suspect weight")
## ---- chunk 18
# SUSPECT_BODY_BUILD_TYPE
class(NYPD$SUSPECT_BODY_BUILD_TYPE)
ggplot(NYPD, aes(SUSPECT_BODY_BUILD_TYPE)) + geom_bar(alpha=0.90, colour="tomato", fill="tomato",width=0.5) + labs(title="", y="count", x="suspect body build type")
## ---- chunk 19
# SUSPECT_EYE_COLOR
unique(NYPD$SUSPECT_EYE_COLOR)
ggplot(NYPD, aes(SUSPECT_EYE_COLOR)) + geom_bar(alpha=0.90, colour="tomato", fill="tomato",width=0.5) + labs(title="", y="count", x="suspect eye color")
## ---- chunk 20
# SUSPECT_HAIR_COLOR
unique(NYPD$SUSPECT_HAIR_COLOR)
ggplot(NYPD, aes(SUSPECT_HAIR_COLOR)) + geom_bar(alpha=0.90, colour="tomato", fill="tomato",width=0.5) + labs(title="", y="count", x="suspect hair color")
## ---- chunk 21
# STOP_LOCATION_BORO_NAME
table(NYPD$STOP_LOCATION_BORO_NAME)
ggplot(NYPD, aes(STOP_LOCATION_BORO_NAME)) + geom_bar(alpha=0.90, colour="orange3", fill="orange3",width=0.5) + labs(title="", y="count", x="stop borough")


# To verify function1 and function2 //
# Borough VS Stop Time
mean(NYPD$STOP_DURATION_MINUTES)
median(NYPD$STOP_DURATION_MINUTES)
ggplot(NYPD, aes(x = STOP_LOCATION_BORO_NAME, y = STOP_DURATION_MINUTES)) + geom_boxplot(outlier.shape = NA) + coord_cartesian(ylim=c(0, 20))

# Borough VS Observe Time
mean(NYPD$OBSERVED_DURATION_MINUTES)
median(NYPD$OBSERVED_DURATION_MINUTES)
ggplot(NYPD, aes(x = STOP_LOCATION_BORO_NAME, y = OBSERVED_DURATION_MINUTES)) + geom_boxplot(outlier.shape = NA) + coord_cartesian(ylim=c(0, 2.5))
